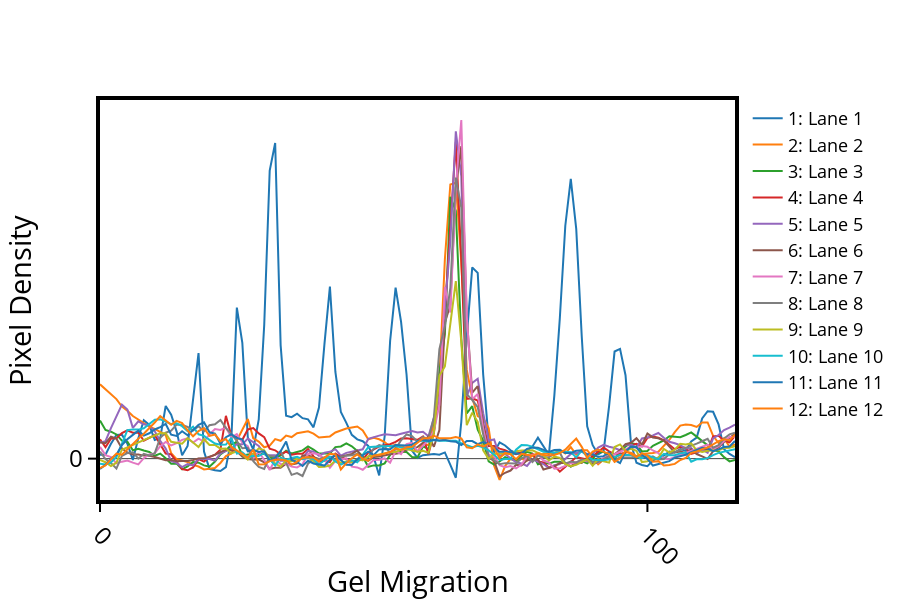

Notebook code cell kept with this figure:
### Markdown cell above
## Demonstrating Plotting the Bands in the Lanes

You may need to scroll to the right to see all the plot.

### Code cell
init_notebook_mode(connected=True)
#Plot the gel lanes using plotly to make it look nice
plotly_plot_lanes(cropped,gel_lanes=12);
